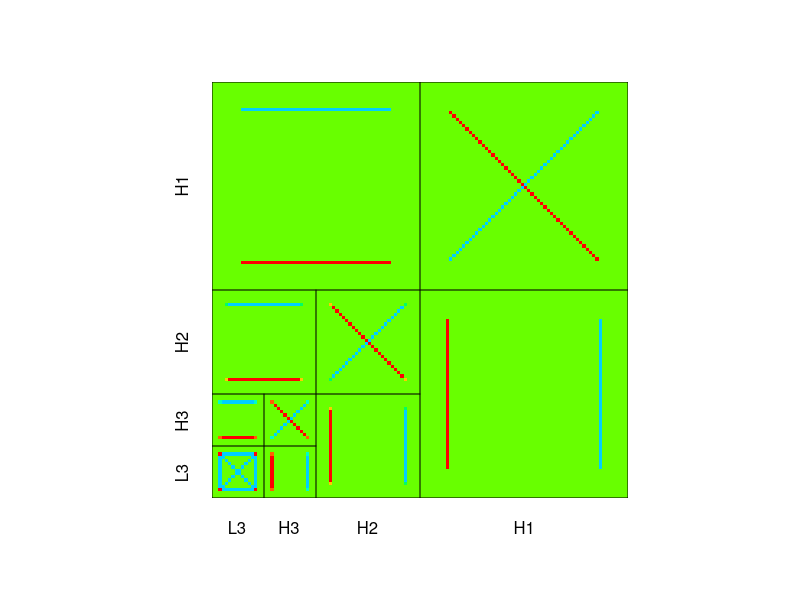
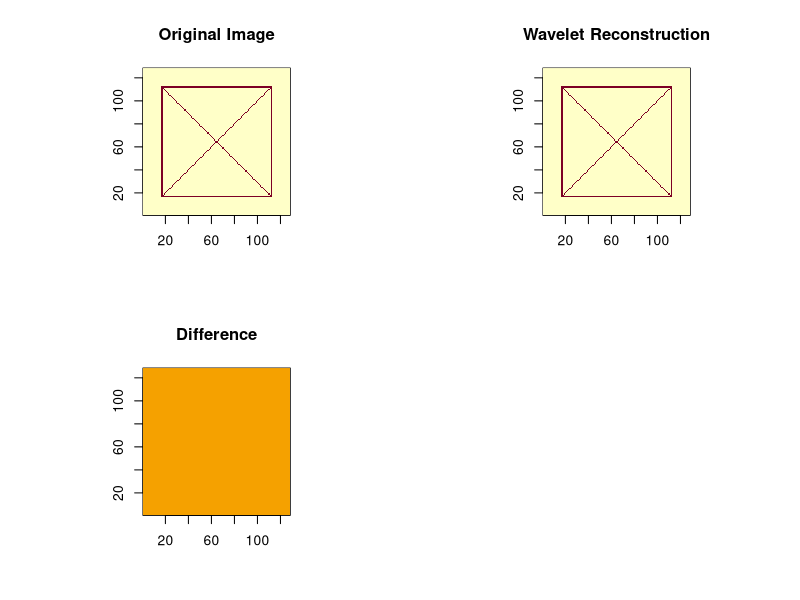
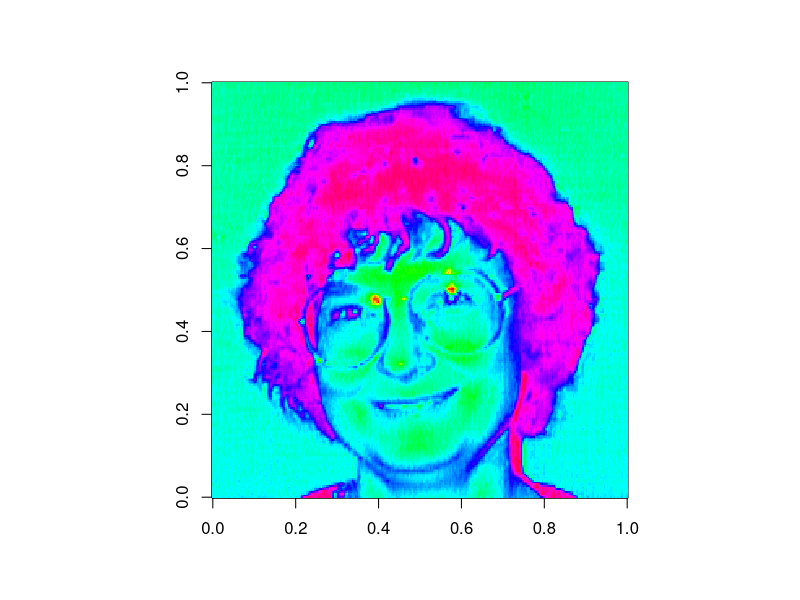
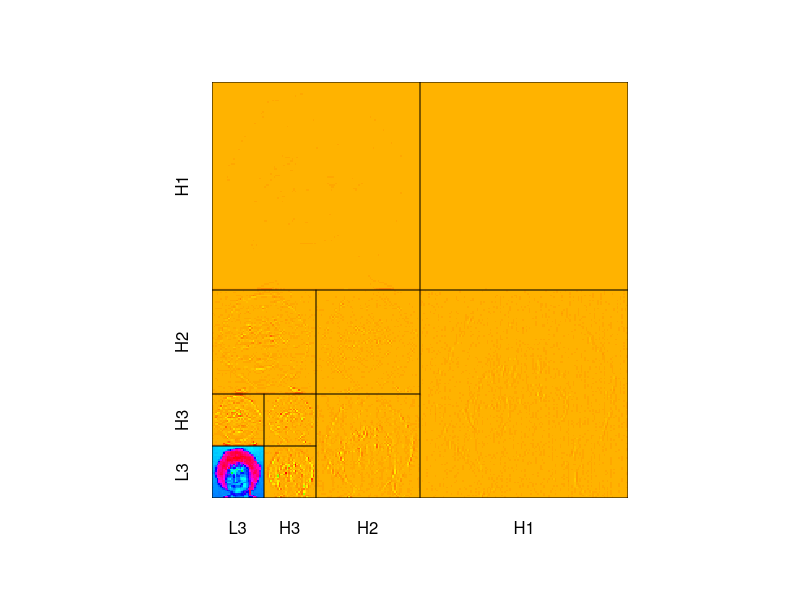

Generate these figures, in order, with R:
library(waveslim)


### Name: dwt.2d
### Title: Two-Dimensional Discrete Wavelet Transform
### Aliases: dwt.2d idwt.2d
### Keywords: ts

### ** Examples

## Xbox image
data(xbox)
xbox.dwt <- dwt.2d(xbox, "haar", 3)
par(mfrow=c(1,1), pty="s")
plot.dwt.2d(xbox.dwt)
par(mfrow=c(2,2), pty="s")
image(1:dim(xbox)[1], 1:dim(xbox)[2], xbox, xlab="", ylab="",
      main="Original Image")
image(1:dim(xbox)[1], 1:dim(xbox)[2], idwt.2d(xbox.dwt), xlab="", ylab="",
      main="Wavelet Reconstruction")
image(1:dim(xbox)[1], 1:dim(xbox)[2], xbox - idwt.2d(xbox.dwt),
      xlab="", ylab="", main="Difference")

## Daubechies image
data(dau)
par(mfrow=c(1,1), pty="s")
image(dau, col=rainbow(128))
sum(dau^2)
dau.dwt <- dwt.2d(dau, "d4", 3)
plot.dwt.2d(dau.dwt)
sum(plot.dwt.2d(dau.dwt, plot=FALSE)^2)
